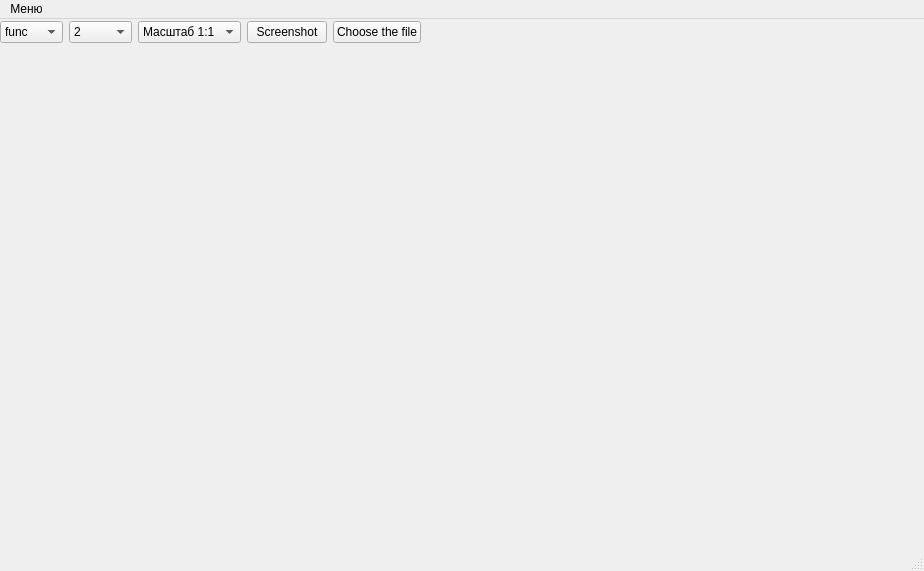
<?xml version="1.0" encoding="UTF-8"?>
<ui version="4.0">
 <class>MainWindow</class>
 <widget class="QMainWindow" name="MainWindow">
  <property name="geometry">
   <rect>
    <x>0</x>
    <y>0</y>
    <width>924</width>
    <height>571</height>
   </rect>
  </property>
  <property name="minimumSize">
   <size>
    <width>924</width>
    <height>571</height>
   </size>
  </property>
  <property name="maximumSize">
   <size>
    <width>924</width>
    <height>571</height>
   </size>
  </property>
  <property name="windowTitle">
   <string>MainWindow</string>
  </property>
  <widget class="QWidget" name="centralwidget">
   <widget class="QWidget" name="layoutWidget">
    <property name="geometry">
     <rect>
      <x>0</x>
      <y>0</y>
      <width>421</width>
      <height>26</height>
     </rect>
    </property>
    <layout class="QHBoxLayout" name="horizontalLayout">
     <item>
      <widget class="QComboBox" name="comboBox">
       <item>
        <property name="text">
         <string>func</string>
        </property>
       </item>
       <item>
        <property name="text">
         <string>sin</string>
        </property>
       </item>
       <item>
        <property name="text">
         <string>cos</string>
        </property>
       </item>
       <item>
        <property name="text">
         <string>zatuh</string>
        </property>
       </item>
      </widget>
     </item>
     <item>
      <widget class="QComboBox" name="comboBox_2">
       <property name="currentText">
        <string>2</string>
       </property>
       <item>
        <property name="text">
         <string>2</string>
        </property>
       </item>
       <item>
        <property name="text">
         <string>3</string>
        </property>
       </item>
       <item>
        <property name="text">
         <string>5</string>
        </property>
       </item>
      </widget>
     </item>
     <item>
      <widget class="QComboBox" name="comboBox_3">
       <item>
        <property name="text">
         <string>Масштаб 1:1</string>
        </property>
       </item>
       <item>
        <property name="text">
         <string>Масштаб 2:1</string>
        </property>
       </item>
       <item>
        <property name="text">
         <string>Масштаб 1:2</string>
        </property>
       </item>
      </widget>
     </item>
     <item>
      <widget class="QPushButton" name="pushButton_2">
       <property name="text">
        <string>Screenshot</string>
       </property>
      </widget>
     </item>
     <item>
      <widget class="QPushButton" name="pushButton">
       <property name="text">
        <string>Choose the file</string>
       </property>
      </widget>
     </item>
    </layout>
   </widget>
  </widget>
  <widget class="QStatusBar" name="statusbar"/>
  <widget class="QMenuBar" name="menubar">
   <property name="geometry">
    <rect>
     <x>0</x>
     <y>0</y>
     <width>924</width>
     <height>21</height>
    </rect>
   </property>
   <widget class="QMenu" name="menu">
    <property name="title">
     <string>Меню</string>
    </property>
    <addaction name="action"/>
    <addaction name="action_2"/>
   </widget>
   <addaction name="menu"/>
  </widget>
  <action name="action">
   <property name="text">
    <string>Руководство пользователя</string>
   </property>
  </action>
  <action name="action_2">
   <property name="text">
    <string>Справка</string>
   </property>
  </action>
 </widget>
 <resources/>
 <connections/>
</ui>
